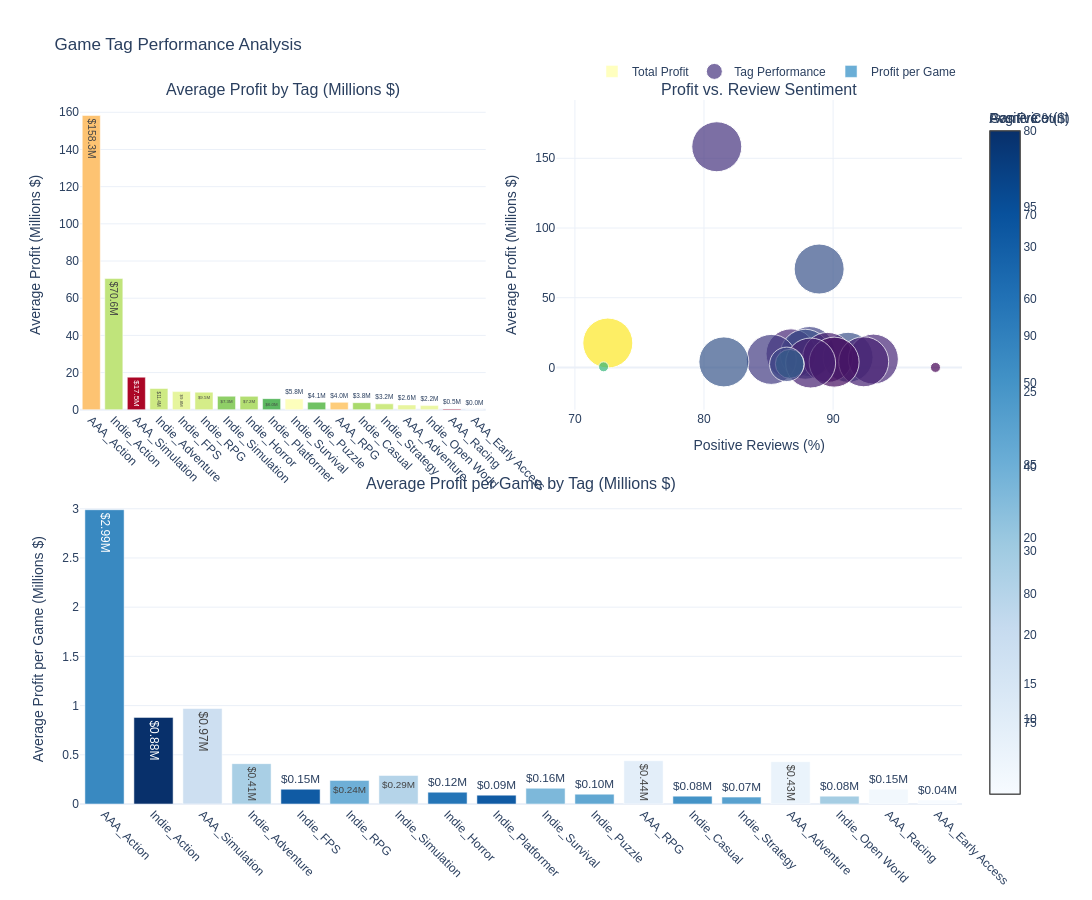

Notebook source saved alongside this figure:
### Code cell
sorted_df = tag_df.sort_values('Average Profit (M)', ascending=False)

# Create a figure with subplots
fig4 = make_subplots(
    rows=2, cols=2,
    specs=[[{"type": "bar"}, {"type": "scatter"}],
           [{"type": "bar", "colspan": 2}, None]],
    subplot_titles=("Average Profit by Tag (Millions $)",
                   "Profit vs. Review Sentiment",
                   "Average Profit per Game by Tag (Millions $)"),
    vertical_spacing=0.12,
    horizontal_spacing=0.08
)

# 1. Bar chart for Average Profit by Tag
fig4.add_trace(
    go.Bar(
        x=sorted_df['tag'],
        y=sorted_df['Average Profit (M)'],
        marker_color=sorted_df['positive%'],
        marker_colorbar=dict(title="Positive %"),
        marker_colorscale='RdYlGn',
        text=sorted_df['Average Profit (M)'].apply(lambda x: f"${x:.1f}M"),
        textposition='auto',
        name='Total Profit'
    ),
    row=1, col=1
)

# 2. Scatter plot for Profit vs Sentiment with size as Total Reviews
fig4.add_trace(
    go.Scatter(
        x=sorted_df['positive%'],
        y=sorted_df['Average Profit (M)'],
        mode='markers',
        marker=dict(
            size=sorted_df['Total Reviews'].apply(lambda x: min(max(x/10000, 10), 50)),
            color=sorted_df['avg_price'],
            colorscale='Viridis',
            colorbar=dict(title="Avg Price ($)"),
            showscale=True
        ),
        text=sorted_df['tag'],
        hovertemplate='<b>%{text}</b><br>Positive: %{x:.1f}%<br>Profit: $%{y:.1f}M<br>Reviews: %{marker.size}<br>Avg Price: $%{marker.color:.2f}<extra></extra>',
        name='Tag Performance'
    ),
    row=1, col=2
)

# 3. Bar chart for Average Profit per Game
fig4.add_trace(
    go.Bar(
        x=sorted_df['tag'],
        y=sorted_df['Average Profit per game (M)'],
        marker_color=sorted_df['Game Count'],
        marker_colorscale='Blues',
        marker_colorbar=dict(title="Game Count"),
        text=sorted_df['Average Profit per game (M)'].apply(lambda x: f"${x:.2f}M"),
        textposition='auto',
        name='Profit per Game'
    ),
    row=2, col=1
)

# Update layout
fig4.update_layout(
    title_text="Game Tag Performance Analysis",
    height=900,
    width=1200,
    template="plotly_white",
    legend=dict(orientation="h", yanchor="bottom", y=1.02, xanchor="right", x=1),
    font=dict(family="Arial", size=12)
)

# Update axes
fig4.update_xaxes(tickangle=45, row=1, col=1)
fig4.update_xaxes(tickangle=45, row=2, col=1)
fig4.update_xaxes(title_text="Positive Reviews (%)", row=1, col=2)
fig4.update_yaxes(title_text="Average Profit (Millions $)", row=1, col=1)
fig4.update_yaxes(title_text="Average Profit (Millions $)", row=1, col=2)
fig4.update_yaxes(title_text="Average Profit per Game (Millions $)", row=2, col=1)

# Show the figure
fig4.show()

### Figure 1 — Plotly figure (JSON) as saved in the notebook; plotly's stock layout.template omitted (floating-point values rounded to 4 significant figures)
{"data": [{"marker": {"color": [80.99, 88.92, 72.55, 88.18, 86.74, 87.84, 91.16, 89.58, 93.12, 85.21, 92.37, 81.54, 90.08, 88.26, 86.65, 86.41, 72.22, 97.93], "colorbar": {"title": {"text": "Positive %"}}, "colorscale": [[0, "rgb(165,0,38)"], [0.1, "rgb(215,48,39)"], [0.2, "rgb(244,109,67)"], [0.3, "rgb(253,174,97)"], [0.4, "rgb(254,224,139)"], [0.5, "rgb(255,255,191)"], [0.6, "rgb(217,239,139)"], [0.7, "rgb(166,217,106)"], [0.8, "rgb(102,189,99)"], [0.9, "rgb(26,152,80)"], [1, "rgb(0,104,55)"]]}, "name": "Total Profit", "text": ["$158.3M", "$70.6M", "$17.5M", "$11.4M", "$9.8M", "$9.5M", "$7.3M", "$7.2M", "$6.0M", "$5.8M", "$4.1M", "$4.0M", "$3.8M", "$3.2M", "$2.6M", "$2.2M", "$0.5M", "$0.0M"], "textposition": "auto", "type": "bar", "x": ["AAA_Action", "Indie_Action", "AAA_Simulation", "Indie_Adventure", "Indie_FPS", "Indie_RPG", "Indie_Simulation", "Indie_Horror", "Indie_Platformer", "Indie_Survival", "Indie_Puzzle", "AAA_RPG", "Indie_Casual", "Indie_Strategy", "AAA_Adventure", "Indie_Open World", "AAA_Racing", "AAA_Early Access"], "xaxis": "x", "y": [158.3, 70.58, 17.51, 11.43, 9.76, 9.46, 7.28, 7.2, 5.98, 5.78, 4.09, 3.99, 3.81, 3.18, 2.58, 2.24, 0.46, 0.04], "yaxis": "y"}, {"hovertemplate": "<b>%{text}</b><br>Positive: %{x:.1f}%<br>Profit: $%{y:.1f}M<br>Reviews: %{marker.size}<br>Avg Price: $%{marker.color:.2f}<extra></extra>", "marker": {"color": [14.59, 17.15, 33.95, 15.81, 13.72, 16.82, 16.9, 13.19, 13.74, 15.33, 13.4, 17.43, 12.07, 13.29, 22.19, 16.29, 26.32, 11.24], "colorbar": {"title": {"text": "Avg Price ($)"}}, "colorscale": [[0, "#440154"], [0.1111, "#482878"], [0.2222, "#3e4989"], [0.3333, "#31688e"], [0.4444, "#26828e"], [0.5556, "#1f9e89"], [0.6667, "#35b779"], [0.7778, "#6ece58"], [0.8889, "#b5de2b"], [1, "#fde725"]], "showscale": true, "size": [50.0, 50.0, 50.0, 50.0, 50.0, 50.0, 50.0, 50.0, 50.0, 50.0, 50.0, 50.0, 50.0, 50.0, 29.04, 34.38, 10.0, 10.0]}, "mode": "markers", "name": "Tag Performance", "text": ["AAA_Action", "Indie_Action", "AAA_Simulation", "Indie_Adventure", "Indie_FPS", "Indie_RPG", "Indie_Simulation", "Indie_Horror", "Indie_Platformer", "Indie_Survival", "Indie_Puzzle", "AAA_RPG", "Indie_Casual", "Indie_Strategy", "AAA_Adventure", "Indie_Open World", "AAA_Racing", "AAA_Early Access"], "type": "scatter", "x": [80.99, 88.92, 72.55, 88.18, 86.74, 87.84, 91.16, 89.58, 93.12, 85.21, 92.37, 81.54, 90.08, 88.26, 86.65, 86.41, 72.22, 97.93], "xaxis": "x2", "y": [158.3, 70.58, 17.51, 11.43, 9.76, 9.46, 7.28, 7.2, 5.98, 5.78, 4.09, 3.99, 3.81, 3.18, 2.58, 2.24, 0.46, 0.04], "yaxis": "y2"}, {"marker": {"color": [53, 80, 18, 28, 67, 40, 25, 59, 67, 37, 43, 9, 50, 45, 6, 29, 3, 1], "colorbar": {"title": {"text": "Game Count"}}, "colorscale": [[0, "rgb(247,251,255)"], [0.125, "rgb(222,235,247)"], [0.25, "rgb(198,219,239)"], [0.375, "rgb(158,202,225)"], [0.5, "rgb(107,174,214)"], [0.625, "rgb(66,146,198)"], [0.75, "rgb(33,113,181)"], [0.875, "rgb(8,81,156)"], [1, "rgb(8,48,107)"]]}, "name": "Profit per Game", "text": ["$2.99M", "$0.88M", "$0.97M", "$0.41M", "$0.15M", "$0.24M", "$0.29M", "$0.12M", "$0.09M", "$0.16M", "$0.10M", "$0.44M", "$0.08M", "$0.07M", "$0.43M", "$0.08M", "$0.15M", "$0.04M"], "textposition": "auto", "type": "bar", "x": ["AAA_Action", "Indie_Action", "AAA_Simulation", "Indie_Adventure", "Indie_FPS", "Indie_RPG", "Indie_Simulation", "Indie_Horror", "Indie_Platformer", "Indie_Survival", "Indie_Puzzle", "AAA_RPG", "Indie_Casual", "Indie_Strategy", "AAA_Adventure", "Indie_Open World", "AAA_Racing", "AAA_Early Access"], "xaxis": "x3", "y": [2.99, 0.88, 0.97, 0.41, 0.15, 0.24, 0.29, 0.12, 0.09, 0.16, 0.1, 0.44, 0.08, 0.07, 0.43, 0.08, 0.15, 0.04], "yaxis": "y3"}], "layout": {"annotations": [{"font": {"size": 16}, "showarrow": false, "text": "Average Profit by Tag (Millions $)", "x": 0.23, "xanchor": "center", "xref": "paper", "y": 1, "yanchor": "bottom", "yref": "paper"}, {"font": {"size": 16}, "showarrow": false, "text": "Profit vs. Review Sentiment", "x": 0.77, "xanchor": "center", "xref": "paper", "y": 1, "yanchor": "bottom", "yref": "paper"}, {"font": {"size": 16}, "showarrow": false, "text": "Average Profit per Game by Tag (Millions $)", "x": 0.5, "xanchor": "center", "xref": "paper", "y": 0.44, "yanchor": "bottom", "yref": "paper"}], "font": {"family": "Arial", "size": 12}, "height": 900, "legend": {"orientation": "h", "x": 1, "xanchor": "right", "y": 1.02, "yanchor": "bottom"}, "title": {"text": "Game Tag Performance Analysis"}, "width": 1200, "xaxis": {"anchor": "y", "domain": [0, 0.46], "tickangle": 45}, "xaxis2": {"anchor": "y2", "domain": [0.54, 1], "title": {"text": "Positive Reviews (%)"}}, "xaxis3": {"anchor": "y3", "domain": [0, 1], "tickangle": 45}, "yaxis": {"anchor": "x", "domain": [0.56, 1], "title": {"text": "Average Profit (Millions $)"}}, "yaxis2": {"anchor": "x2", "domain": [0.56, 1], "title": {"text": "Average Profit (Millions $)"}}, "yaxis3": {"anchor": "x3", "domain": [0, 0.44], "title": {"text": "Average Profit per Game (Millions $)"}}}}
